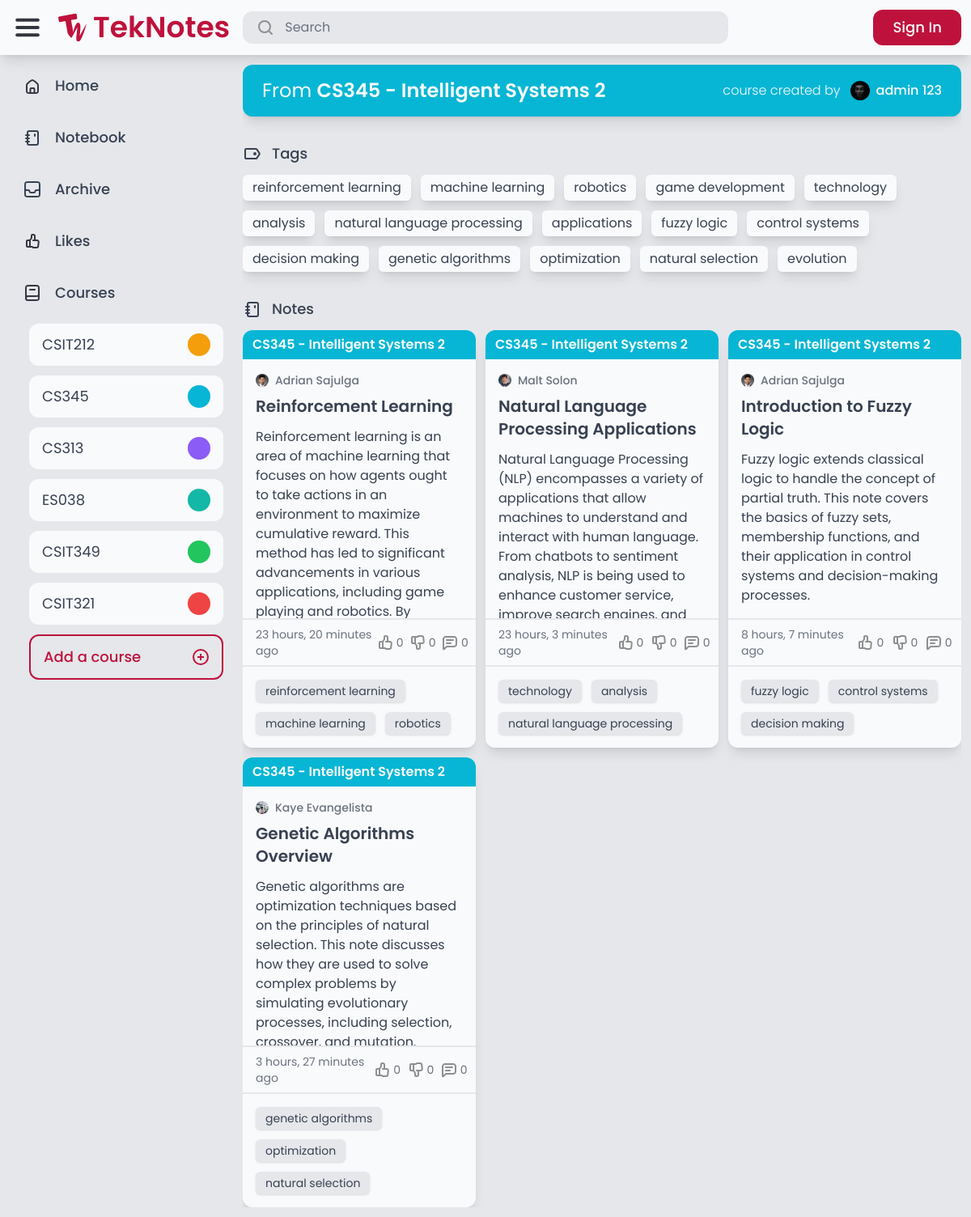
The page /search/course_2/ on the database its author committed.
### course/models.py (models this page shows)
class Course(models.Model):
    COLORS = [
        ('red-500', 'Red'),
        ('orange-500', 'Orange'),
        ('amber-500', 'Amber'),
        ('lime-500', 'Lime'),
        ('green-500', 'Green'),
        ('emerald-500', 'Emerald'),
        ('teal-500', 'Teal'),
        ('cyan-500', 'Cyan'),
        ('blue-500', 'Blue'),
        ('indigo-500', 'Indigo'),
        ('violet-500', 'Violet'),
        ('purple-500', 'Purple'),
        ('fuchsia-500', 'Fuschia'),
        ('pink-500', 'Pink'),
    ]
    code = models.CharField(max_length=20)
    description = models.CharField(max_length=255)
    color = models.CharField(max_length=20, choices=COLORS, default='gray-500')
    created_by = models.ForeignKey(User, related_name='courses', on_delete=models.CASCADE)
    def __str__(self):
        return f'{self.code} - {self.description}'

### authentication/models.py (models this page shows, shortened)
class Profile(models.Model):
    user = models.OneToOneField(User, on_delete=models.CASCADE)
    bio = models.TextField(max_length=500, default='No bio yet.')
    avatar = models.ImageField(default="avatars/default.jpg", upload_to="avatars")
    location = models.CharField(max_length=30, blank=True)

### tags/models.py (models this page shows)
class Tag(models.Model):
    name = models.CharField(max_length=50, unique=True)
    def __str__(self):
        return self.name

### notes/models.py (models this page shows, shortened)
class Note(models.Model):
    title = models.CharField(max_length=255)
    content = models.TextField(max_length=255, blank=True)
    course = models.ForeignKey(Course, null=True, blank=True, on_delete=models.SET_NULL)
    created_by = models.ForeignKey(User, related_name='notes', on_delete=models.CASCADE)
    created_at = models.DateTimeField(auto_now_add=True)
    modified_at = models.DateTimeField(auto_now=True)
    tags = models.ManyToManyField(Tag, related_name='notes', blank=True)
    is_archived = models.BooleanField(default=False)
    is_private = models.BooleanField(default=False)

### advanced_search/views.py (the view)
# urls.py: path('course_<int:course_id>/', views.search_by_course, name="search_by_course"),
def search_by_course(request, course_id):
    course = Course.objects.get(id=course_id)
    notes = Note.objects.filter(course=course)
    tags = Tag.objects.filter(notes__in=notes).distinct()
    return render(request, 'advanced_search/search_results.html', {
        'notes': notes,
        'tags': tags,
        'title': course.code,
        'course': course,
    })

### core/context_processors.py (called while the page is built)
def courses_list(request):
    return {
        'your_courses': Course.objects.all().distinct()
    }

### advanced_search/templates/advanced_search/search_results.html (shortened to what this page needs)
{% extends 'core/base.html' %}
{% load static %}
{% block content %}
    <div class="flex flex-col w-full h-full gap-8 overflow-hidden overflow-y-auto">
        {% if course %}
            {% include 'course/course_button.html' with course=course unclickable=True %}
        {% endif %}
        {% if tags %}
            {% if not users and notes %}
                <div class="flex flex-col gap-3">
                    <div class="flex rounded-xl gap-3">
                        <img src="{% static 'teknotes/images/Tag.svg' %}" alt="Tag">
                        <p class="text-lg text-gray-700 font-medium">Tags</p>
                    </div>
                    {% include 'tags/course_and_tags.html' with wrap=True %}
                </div>
            {% endif %}
        {% endif %}
        {% if notes %}
            <div class="flex flex-col gap-3">
                <div class="flex rounded-xl gap-3">
                    <img src="{% static 'teknotes/images/notebook.svg' %}" alt="Note">
                    <p class="text-lg text-gray-700 font-medium">Notes</p>
                </div>
                {% include 'notes/notes.html' with no_scroll=True %}
            </div>
        {% else %}
            {% if course %}
                {% include 'core/no_results.html' with message="No notes under" query=course.code %}
            {% endif %}
        {% endif %}
    </div>
{% endblock %}

### core/templates/core/base.html (shortened to what this page needs)
{% extends 'core/core.html' %}
{% load static %}
{% block body %}
    <div class="flex flex-col h-full overflow-hidden">
        <header class="flex items-center w-full p-3 gap-3 shadow-lg z-10 bg-gray-50">
            <div class="flex flex-1 items-center gap-4">
                <img class="cursor-pointer" id="menu-icon" src="{% static 'teknotes/images/Menu.svg' %}" alt="Menu">
                <a href="/" class="flex items-center gap-2">
                    <img src="{% static 'teknotes/images/TekNotes-Logo.svg' %}" alt="Logo">
                    <p id="logo-text" class="font-semibold text-rose-700 text-4xl">TekNotes</p>
                </a>
                <form action="{% url 'advanced_search:search' %}" method="get" class="flex flex-1 max-w-[600px] px-4 py-2 rounded-xl bg-gray-200 transition-all hover:bg-gray-300 gap-3 cursor-text min-w-[0px]" onclick="this.querySelector('input[name=\'query\']').focus();">
                    <img src="{% static 'teknotes/images/Search.svg' %}" alt="Search">
                    <input name="query" class="placeholder-gray-500 w-full text-gray-700 bg-transparent border-none focus:outline-none min-w-[0px]" type="text" value="{{ query }}" placeholder="Search">
                </form>
            </div>
            <div class="flex items-center gap-4 h-full">
                {% if request.user.is_authenticated %}
                    <a href="{% url 'notes:tek_a_note' %}" class="flex bg-rose-700 rounded-xl gap-4 px-4 py-2 transition-all hover:shadow-lg">
                        <img src="{% static 'teknotes/images/Edit.svg' %}" alt="Edit">
                        <p class="new-note-text text-gray-50 font-medium text-lg">Tek a Note</p>
                    </a>
                    <div class="flex h-full">
                        <a href="{% url 'auth:logout' %}" class="transition-all flex gap-4 px-4 py-2 rounded-l-xl bg-gray-200 hover:shadow-lg">
                            <p class="text-gray-700 text-lg">Log out</p>
                        </a>
                        <a href="{% url 'auth:profile' request.user.id %}" class="transition-all flex h-full aspect-square rounded-r-xl bg-[url('{{ request.user.profile.avatar.url }}')] bg-cover border-2 border-gray-200 hover:shadow-lg"></a>
                    </div>
                {% else %}
                    <a href="{% url 'auth:login' %}" class="flex bg-rose-700 rounded-xl gap-4 px-6 py-2 transition-all hover:shadow-lg">
                        <p class="text-gray-50 font-medium text-lg">Sign In</p>
                    </a>
                {% endif %}
            </div>
        </header>
        <main class="flex bg-gray-200 h-full overflow-hidden">
            <nav class="flex flex-col w-full max-w-72 h-full p-3 gap-3 overflow-y-auto">
                <a href="/" class="nav-elem flex rounded-xl px-4 py-3 gap-4 {% if request.path == '/' %} active-nav bg-gray-50 px-6 py-3 shadow-lg border-l-8 border-rose-700 {% endif %}">
                    <img src="{% static 'teknotes/images/Home.svg' %}" alt="Home">
                    <p class="nav-text text-lg text-gray-700 font-medium">Home</p>
                </a>
                <a href="/notebook/" class="nav-elem flex rounded-xl px-4 py-3 gap-4 {% if request.path == '/notebook/' %} active-nav bg-gray-50 px-6 py-3 shadow-lg border-l-8 border-rose-700 {% endif %}">
                    <img src="{% static 'teknotes/images/notebook.svg' %}" alt="Notebook">
                    <p class="nav-text text-lg text-gray-700 font-medium">Notebook</p>
                </a>
                <a href="/archive/" class="nav-elem flex rounded-xl px-4 py-3 gap-4 {% if request.path == '/archive/' %} active-nav bg-gray-50 px-6 py-3 shadow-lg border-l-8 border-rose-700 {% endif %}">
                    <img src="{% static 'teknotes/images/Archive.svg' %}" alt="Archive">
                    <p class="nav-text text-lg text-gray-700 font-medium">Archive</p>
                </a>
                <a href="/likes/" class="nav-elem flex rounded-xl px-4 py-3 gap-4 {% if request.path == '/likes/' %} active-nav bg-gray-50 px-6 py-3 shadow-lg border-l-8 border-rose-700 {% endif %}">
                    <img src="{% static 'teknotes/images/Likes.svg' %}" alt="Likes">
                    <p class="nav-text text-lg text-gray-700 font-medium">Likes</p>
                </a>
                <div class="nav-elem flex rounded-xl px-4 py-3 gap-4">
                    <img src="{% static 'teknotes/images/Course.svg' %}" alt="Courses">
                    <p class="nav-text text-lg text-gray-700 font-medium">Courses</p>
                </div>
                <div id="courses" class="flex flex-col pl-6 gap-3">
                    {% for course in your_courses %}
                        <a href="{% url 'advanced_search:search_by_course' course.id %}" class="group transition-all course-elem nav-elem flex rounded-xl px-4 py-3 justify-between bg-gray-50 hover:bg-{{ course.color }}">
                            <p class="course-text text-lg text-gray-700 group-hover:text-gray-50">{{ course.code }}</p>
                            <div class="rounded-full bg-{{ course.color }} group-hover:bg-gray-50 h-full min-h-7 aspect-square course-color"></div>
                        </a>
                    {% endfor %}
                    <a id="add-course" href="{% url 'course:add_a_course' %}" class="transition-all course-elem nav-elem flex rounded-xl px-4 py-3 justify-between border-2 border-rose-700 hover:bg-rose-700 text-rose-700 hover:text-gray-50 hover:font-regular">
                        <p class="course-text text-lg font-medium">Add a course</p>
                        <img src="{% static 'teknotes/images/Add.svg' %}" alt="Courses">
                    </a>
                </div>
            </nav>
            <div class="flex flex-col flex-1 h-full p-3 gap-3 overflow-hidden">
                {% block content %}
                {% endblock %}
            </div>
        </main>
    </div>
{% endblock %}

### course/templates/course/course_button.html (shortened to what this page needs)
{% load static %}
{% if unclickable %}
    <div class="flex flex-wrap bg-{{ course.color }} rounded-xl px-6 py-4 gap-2 shadow-lg items-center justify-between">
        <p class="text-gray-50 text-2xl">From <span class="font-semibold">{{ course }}</span></p>
        <div class="flex gap-3 text-gray-50 font-light items-center">
            <p>course created by</p>
            <a href="{% url 'auth:profile' course.created_by.id %}" class="flex gap-2">
                <img src="{{ course.created_by.profile.avatar.url }}" alt="Profile Image" class="h-6 w-6 aspect-square rounded-full">
                <p class="font-medium">{{ course.created_by.first_name }} {{ course.created_by.last_name }}</p>
            </a>
        </div>
    </div>
{% endif %}

### tags/templates/tags/course_and_tags.html (shortened to what this page needs)
<div class="flex {% if wrap %} flex-wrap {% else %} overflow-x-auto {% endif %} gap-3 ">
    {% for tag in tags %}
        <a href="/search/?query={{ tag.name }}" class="px-3 py-1 bg-gray-50 text-gray-700 rounded-md shadow-lg whitespace-nowrap">{{ tag.name }}</a>
    {% endfor %}
</div>

### notes/templates/notes/notes.html (shortened to what this page needs)
<div class="flex flex-1 {% if not no_scroll %} overflow-hidden overflow-y-auto {% endif %}">
    <div id="notes" class="flex flex-1 gap-3" style="display: none;">
        {% for note in notes %}
            <div class="note" data-note-id="{{ note.id }}">
                {% include 'notes/note.html' %}
            </div>
        {% endfor %}
    </div>
    <div id="notes-container" class="flex flex-1 gap-3"></div>
</div>

### notes/templates/notes/note.html (shortened to what this page needs)
{% load static %}
{% load custom_filters %}
<div class="rounded-xl hover:bg-gray-100 transition-all {% if note.is_private %} border-2 border-dashed border-gray-500 {% else %} bg-gray-50 shadow-lg hover:shadow-xl {% endif %}">
    <a href="{% url 'notes:note_detail' note.id %}" class="flex flex-col {% if note.is_archived %} opacity-70 {% endif %}">
        {% if note.course %}
            <div class="flex {% if note.is_private %} border-b-2 border-dashed border-gray-500 {% else %} bg-{{ note.course.color }} {% endif %} px-3 py-1.5 rounded-t-xl">
                <p class="{% if note.is_private %} text-{{ note.course.color }} {% else %} text-gray-50 {% endif %} font-semibold">{{ note.course }}</p>
            </div>
        {% endif %}
        <div class="flex flex-col p-4 gap-3 max-h-80 overflow-hidden">
            <div class="flex flex-col gap-2">
                <div class="flex gap-2 items-center">
                    <img src="{{ note.created_by.profile.avatar.url }}" alt="Profile Image" class="h-4 w-4 aspect-square rounded-full">
                    <p class="text-gray-500 font-medium text-sm">{{ note.created_by.first_name }} {{ note.created_by.last_name }}</p>
                </div>
                <h1 class="text-xl text-gray-700 font-semibold">{{ note.title }}</h1>
            </div>
            <div class="">
                <p class="text-gray-700">
                    {{ note.content }}
                </p>
            </div>
        </div>
        <div class="flex justify-between px-4 py-2 border-t-2 {% if note.is_private %} border-gray-500 border-dashed {% else %} border-gray-200 {% endif %}">
            <p class="text-gray-500 text-sm">{{ note.modified_at|timesince }} ago</p>
            <div class="flex gap-3">
                <div class="flex gap-0.5 items-center">
                    <img src="{% if request.user.is_authenticated and note|is_liked:request.user %}{% static 'teknotes/images/thumbed_up.svg' %}{% else %}{% static 'teknotes/images/thumb_up.svg' %}{% endif %}" alt="thumb_up">
                    <p class="text-sm {% if request.user.is_authenticated and note|is_liked:request.user %}text-yellow-500 font-medium{% else %}text-gray-500{% endif %}">{{ note.likes.count }}</p>
                </div>
                <div class="flex gap-0.5 items-center">
                    <img src="{% if request.user.is_authenticated and note|is_disliked:request.user %}{% static 'teknotes/images/thumbed_down.svg' %}{% else %}{% static 'teknotes/images/thumb_down.svg' %}{% endif %}" alt="thumb_down">
                    <p class="text-sm {% if request.user.is_authenticated and note|is_disliked:request.user %}text-yellow-500 font-medium{% else %}text-gray-500{% endif %}">{{ note.dislikes.count }}</p>
                </div>
                <div class="flex gap-0.5 items-center">
                    <img src="{% static 'teknotes/images/comment.svg' %}" alt="comment">
                    <p class="text-sm text-gray-500">{{ note.comments.count }}</p>
                </div>
            </div>
        </div>
        {% if note.tags.count > 0 %}
            <div class="flex flex-wrap p-4 gap-3 border-t-2 {% if note.is_private %} border-gray-500 border-dashed {% else %} border-gray-200 {% endif %}">
                {% for tag in note.tags.all|slice:":3" %}
                    <p class="text-sm text-gray-700 shadow px-3 py-1 rounded-md inline-block {% if note.is_private %} bg-gray-50 {% else %} bg-gray-200 {% endif %}">{{ tag }}</p>
                {% endfor %}
            </div>
        {% endif %}
    </a>
</div>

### rows shown on the page
Course: code "CSIT212"
Course: code "CS345", code+description "CS345 - Intelligent Systems 2", created_by.profile.avatar (picture), created_by.first_name "admin", created_by.last_name "123"
Course: code "CS313"
Course: code "ES038"
Course: code "CSIT349"
Course: code "CSIT321"
Tag: name "reinforcement learning"
Tag: name "machine learning"
Tag: name "robotics"
Tag: name "game development"
Tag: name "technology"
Tag: name "analysis"
Tag: name "natural language processing"
Tag: name "applications"
Tag: name "fuzzy logic"
Tag: name "control systems"
Tag: name "decision making"
Tag: name "genetic algorithms"
Tag: name "optimization"
Tag: name "natural selection"
Tag: name "evolution"
Note: course "CS345 - Intelligent Systems 2", created_by.profile.avatar (picture), created_by.first_name "Adrian", created_by.last_name "Sajulga", title "Reinforcement Learning", content "Reinforcement learning is an area of machine learning that focuses on how agents ought to take actions in an environment to maximize cumulative reward. This method has led to significant advancements in various applications, including game playing and robotics. By…", modified_at "23 hours, 20 minutes", likes.count "0", dislikes.count "0", comments.count "0"
Note: course "CS345 - Intelligent Systems 2", created_by.profile.avatar (picture), created_by.first_name "Malt", created_by.last_name "Solon", title "Natural Language Processing Applications", content "Natural Language Processing (NLP) encompasses a variety of applications that allow machines to understand and interact with human language. From chatbots to sentiment analysis, NLP is being used to enhance customer service,…", modified_at "23 hours, 3 minutes", likes.count "0", dislikes.count "0", comments.count "0"
Note: course "CS345 - Intelligent Systems 2", created_by.profile.avatar (picture), created_by.first_name "Adrian", created_by.last_name "Sajulga", title "Introduction to Fuzzy Logic", content "Fuzzy logic extends classical logic to handle the concept of partial truth. This note covers the basics of fuzzy sets, membership functions, and their application in control systems and decision-making processes.", modified_at "8 hours, 7 minutes", likes.count "0", dislikes.count "0", comments.count "0"
Note: course "CS345 - Intelligent Systems 2", created_by.profile.avatar (picture), created_by.first_name "Kaye", created_by.last_name "Evangelista", title "Genetic Algorithms Overview", content "Genetic algorithms are optimization techniques based on the principles of natural selection. This note discusses how they are used to solve complex problems by simulating evolutionary processes, including selection,…", modified_at "3 hours, 27 minutes", likes.count "0", dislikes.count "0", comments.count "0"
